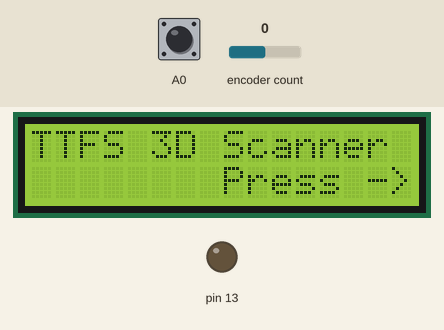
Recording of a sketch running on a simulated Arduino Uno, built with avr-gcc and run on an emulated ATmega328P. Parts: 16×2 character LCD, output pins drawn as LEDs (lit = HIGH). The inputs (shaded band) are chosen by the test bench; at power-on: A0 HIGH, encoder count 0.

Above: at 0.8 s.
0.9 s: A0 pulled LOW for 0.15 s
At 2.1 s:
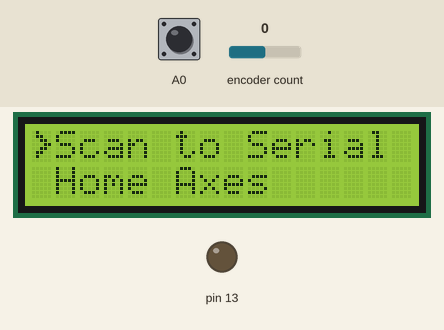
3.1 s: encoder count set to 1
At 4.4 s:
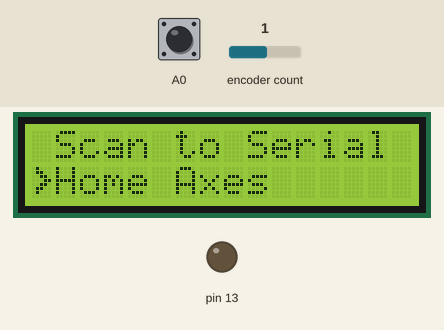
Timing chart, 0 to 6.1 s (numbered marks = the images above; inputs shaded):
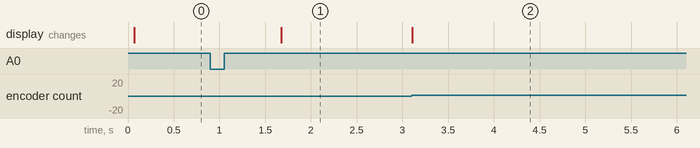

The sketch:

testUI.ino
```cpp
#include <LiquidCrystal.h>
#include <LiquidMenu.h>
#include <TimerOne.h>
#include <ClickEncoder.h>

// Init display w/ interface pin #s
// (RS, EN, D4, D5, D6, D7)
LiquidCrystal lcd(16, 17, 18, 19, 20, 21);

// Setup ClickEncoder
ClickEncoder *encoder;
int16_t last, value;
boolean oneFocused;
void timerIsr() {
    encoder->service();
}

// Welcome Screen
LiquidLine welcome_line1(0, 0, "TTFS 3D Scanner");
LiquidLine welcome_line2(8, 1, "Press ->");
LiquidScreen welcome_screen(welcome_line1, welcome_line2);

// Run Screen
LiquidLine scan_line(1, 0, "Scan to Serial");
LiquidLine home_line(1, 1, "Home Axes");
LiquidScreen run_screen(scan_line, home_line);

LiquidMenu menu(lcd, welcome_screen, run_screen);
byte rightArrow[8] = {
	0b01000,
	0b01100,
	0b00110,
	0b00011,
	0b00110,
	0b01100,
	0b01000,
	0b00000
};

void scan() {
    digitalWrite(13, HIGH);
    Serial.println("scanning");
}

void home() {
    digitalWrite(13, LOW);
    Serial.println("homing");
}

void setup() {
    encoder = new ClickEncoder(A2, A1, A0, 4);
    encoder->setAccelerationEnabled(false);
    Timer1.initialize(1000);
    Timer1.attachInterrupt(timerIsr);
    last = 0;

    lcd.begin(16, 2);
    menu.update();
    while (encoder->getButton() != ClickEncoder::Clicked) {
        delay(10);
    }
    menu.next_screen();
    menu.set_focusPosition(Position::LEFT);
    menu.set_focusSymbol(Position::LEFT, rightArrow);
    oneFocused = true;

    pinMode(13, OUTPUT);
    Serial.begin(9600);
    scan_line.attach_function(1, scan);
    home_line.attach_function(1, home);

    menu.switch_focus();
}

void loop() {
    // ClickEncoder Handler
    value += encoder->getValue();
    if (value != last) {
        if (value < last && !oneFocused) {
            menu.switch_focus(false);
            oneFocused = !oneFocused;
        } else if (value > last && oneFocused) {
            menu.switch_focus();
            oneFocused = !oneFocused;
        }
        last = value;
    }
    if (encoder->getButton() == ClickEncoder::Clicked) {
        menu.call_function(1);
    }
}
```

Measured:
- after the input at 0.9 s, the display: changes after 0.77 s (image 1)
- after the input at 3.1 s, the display: changes at once (image 2)
